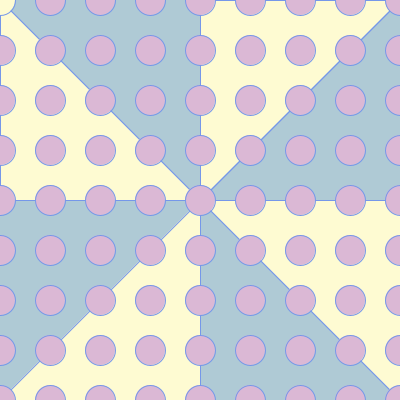
Frame 1 (no input)
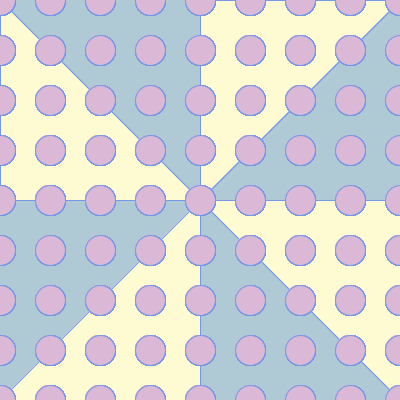
Frame 60 (the mouse pressed at the canvas centre just before this capture)
Frame 120 (the mouse held since frame 60 and released just before this capture): identical to frame 60, image omitted

The Processing sketch that drew these frames (run headless with seeded random() and noise(); from frame 60 on, the mouse is pressed at the canvas centre):

// Processing sketch: sketch_1
// ── sketch_1.pde
//SWEET DOTS

int i=0;
void setup (){
  size(400,400);
  background(175,202,213);
  
  //lineas,colores
  stroke(117,151,233);
  line(0,0,400,400);
  line(0,400,400,0);
  line(200,0,200,400);
  line(0,200,400,200);
  
  //triangles
  fill(254,251,210);
  triangle(0,0,200,200,0,200);
  triangle(200,0,400,0,200,200);
  triangle(200,200,400,200,400,400);
  triangle(200,200,200,400,0,400);
}
void draw(){
  for(int i = 0; i<width; i++){
    for(int j = 0; j<height; j++){
      ellipse (i*50,j*50,30,30);
      fill(219,184,213);
    }}}
